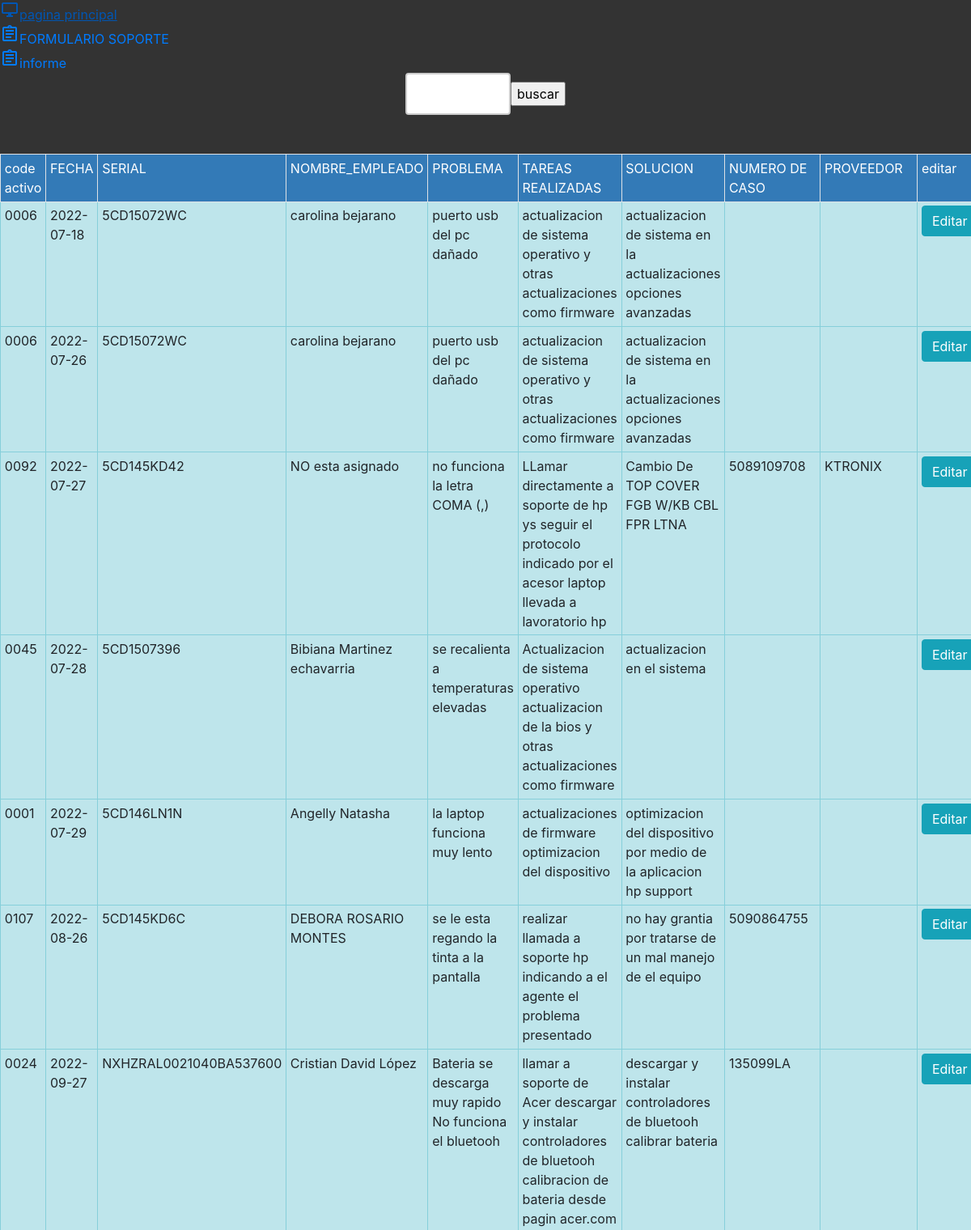
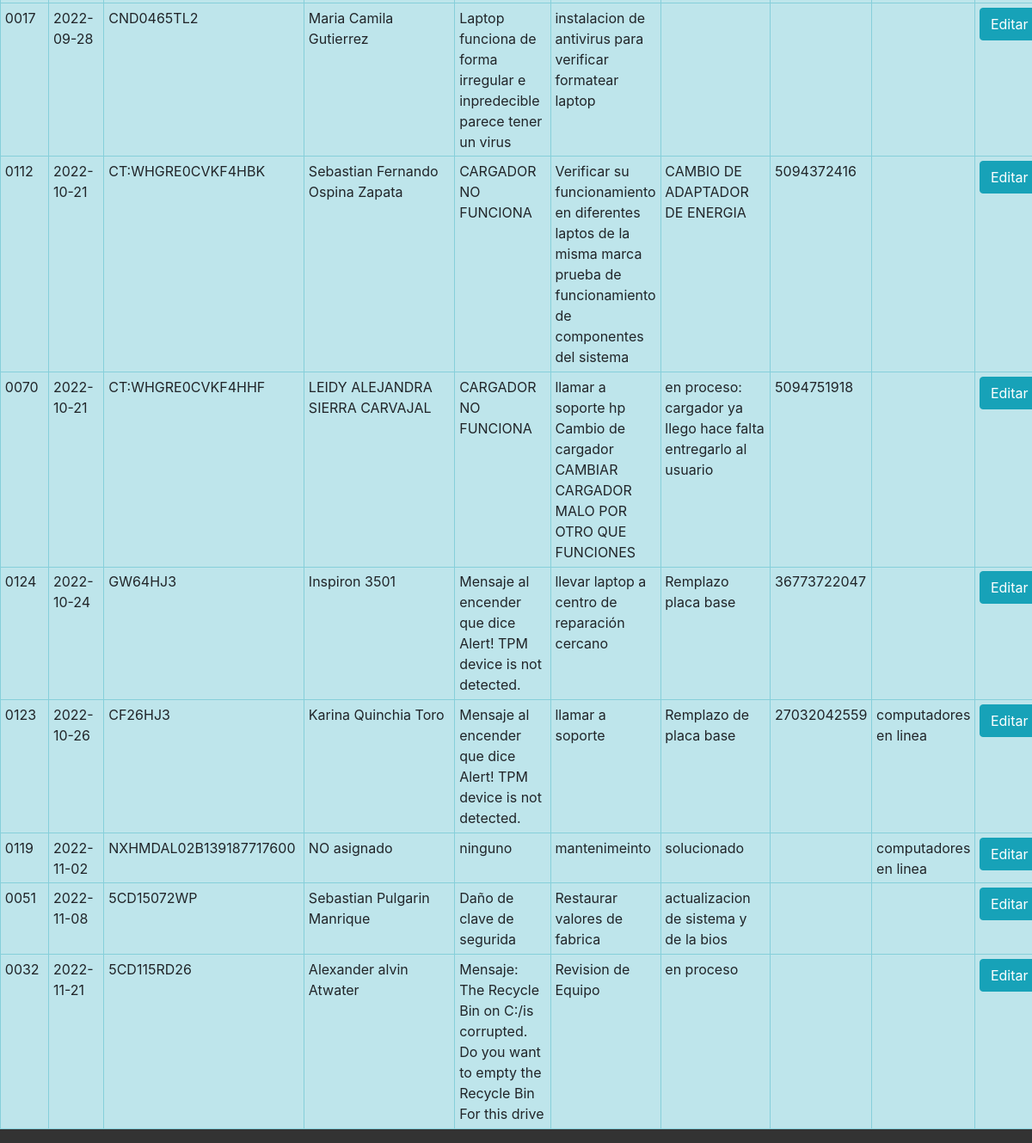
The page /SUPPORT/mostrar_soporte.php (signed in) on the database its author committed (2 pictures, top to bottom).
### tables this page shows
CREATE TABLE `soportes` (
  `code_activo` int(4) UNSIGNED ZEROFILL NOT NULL,
  `FECHA` date NOT NULL,
  `SERIAL` varchar(2555) NOT NULL,
  `NOMBRE_EMPLEADO` varchar(2555) NOT NULL,
  `PROBLEMA` varchar(2555) NOT NULL,
  `Tareas_Realizadas` varchar(2544) NOT NULL,
  `Solucion` varchar(2555) NOT NULL,
  `Numero_Caso` varchar(2555) NOT NULL,
  `Proveedor` varchar(2555) NOT NULL
);

### SUPPORT/mostrar_soporte.php (the view, shortened to what this page needs)
<?php
if (isset($_SESSION["usuario"])) {
?>
<?php
$con=conectar();
?>
<!DOCTYPE html>
<html lang="en">
<head>
    <link rel="stylesheet" href="https://cdn.jsdelivr.net/npm/bootstrap@4.6.2/dist/css/bootstrap.min.css">
</head>
<body>
<a href="/INVENTARIOdos/LOGIN/PAGINA_SEGURA.PHP">  <span class="material-symbols-outlined">
</span>pagina principal</a>
<br/>
<a href="/INVENTARIOdos/SUPPORT/INDEX.PHP">  <span class="material-symbols-outlined">
</span>FORMULARIO SOPORTE</a>
<br>
<a href="/INVENTARIOdos/SUPPORT/informe soportes/soporte.php">  <span class="material-symbols-outlined">
</span>informe</a>
<form action="BUCAR_SOPORTE.PHP" method="post">
<input type="text" name="busqueda" > <br>
<input type="submit" name="enviar" value="buscar">
</form>
<br>
<br>
<table border="2" class="table table-hover  table-bordered   table table-sm"  >
<tr style="background:#337ab7; color:WHITE;">
<td>code activo</td>
    <td>FECHA</td>
    <td>SERIAL</td>
    <TD>NOMBRE_EMPLEADO</TD>
    <td>PROBLEMA</td>
    <td>TAREAS REALIZADAS </td>
    <TD>SOLUCION</TD>
    <td>NUMERO DE CASO</td>
    <TD>PROVEEDOR</TD>
    <td>editar</td>
</tr>
<?php
$consulta=$con->query("SELECT * FROM Soportes ");
while($row=$consulta->fetch_array()){
?>
<tr class="table-info">
<td><?php echo $row['code_activo'] ?></td>
<td><?php echo $row['FECHA'] ?></td>
<td><?php echo $row['SERIAL'] ?></td>
<td><?php echo $row['NOMBRE_EMPLEADO'] ?></td>
<td><?php echo $row['PROBLEMA'] ?></td>
<td><?php echo $row['Tareas_Realizadas'] ?></td>
<td><?php echo $row['Solucion'] ?></td>
<td><?php echo $row['Numero_Caso'] ?></td>
<td><?php echo $row['Proveedor'] ?></td>
<TD><a href=" update_suport.php ? id=<?php echo $row['code_activo'] ?>" class="btn btn-info" >Editar</a></TD>
<?php
}
?>
</table>
</body>
</html>
<?php
}else {
    header("location:/inventariodos/index.html");
}
?>

### SUPPORT/mostrar_soporte.php (style rules this page uses)
input[type=text] { width: 130px; box-sizing: border-box; border: 2px solid #ccc; border-radius: 4px; font-size: 16px; background-color: white; background-image: url(''); background-position: 10px 10px; background-repeat: no-repeat; padding: 12px 20px 12px 40px; transition: width 0.4s ease-in-out; }
body { background-color:#333333; }
form { display: flex; align-items: center; justify-content: center; }

### rows shown on the page
soportes: code_activo "0006", FECHA "2022-07-18", SERIAL "5CD15072WC", NOMBRE_EMPLEADO "carolina bejarano", PROBLEMA "puerto usb del pc dañado", Tareas_Realizadas "actualizacion de sistema operativo y otras actualizaciones como firmware", Solucion "actualizacion de sistema en la actualizaciones opciones avanzadas"
soportes: code_activo "0006", FECHA "2022-07-26", SERIAL "5CD15072WC", NOMBRE_EMPLEADO "carolina bejarano", PROBLEMA "puerto usb del pc dañado", Tareas_Realizadas "actualizacion de sistema operativo y otras actualizaciones como firmware", Solucion "actualizacion de sistema en la actualizaciones opciones avanzadas"
soportes: code_activo "0092", FECHA "2022-07-27", SERIAL "5CD145KD42", NOMBRE_EMPLEADO "NO esta asignado", PROBLEMA "no funciona la letra COMA (,)", Tareas_Realizadas "LLamar directamente a soporte de hp ys seguir el protocolo indicado por el acesor laptop llevada a lavoratorio hp", Solucion "Cambio De TOP COVER FGB W/KB CBL FPR LTNA", Numero_Caso "5089109708", Proveedor "KTRONIX"
soportes: code_activo "0045", FECHA "2022-07-28", SERIAL "5CD1507396", NOMBRE_EMPLEADO "Bibiana Martinez echavarria", PROBLEMA "se recalienta a temperaturas elevadas", Tareas_Realizadas "Actualizacion de sistema operativo actualizacion de la bios y otras actualizaciones como firmware", Solucion "actualizacion en el sistema"
soportes: code_activo "0001", FECHA "2022-07-29", SERIAL "5CD146LN1N", NOMBRE_EMPLEADO "Angelly Natasha", PROBLEMA "la laptop funciona muy lento", Tareas_Realizadas "actualizaciones de firmware optimizacion del dispositivo", Solucion "optimizacion del dispositivo por medio de la aplicacion hp support"
soportes: code_activo "0107", FECHA "2022-08-26", SERIAL "5CD145KD6C", NOMBRE_EMPLEADO "DEBORA ROSARIO MONTES", PROBLEMA "se le esta regando la tinta a la pantalla", Tareas_Realizadas "realizar llamada a soporte hp indicando a el agente el problema presentado", Solucion "no hay grantia por tratarse de un mal manejo de el equipo", Numero_Caso "5090864755"
soportes: code_activo "0024", FECHA "2022-09-27", SERIAL "NXHZRAL0021040BA537600", NOMBRE_EMPLEADO "Cristian David López", PROBLEMA "Bateria se descarga muy rapido No funciona el bluetooh", Tareas_Realizadas "llamar a soporte de Acer descargar y instalar controladores de bluetooh calibracion de bateria desde pagin acer.com", Solucion "descargar y instalar controladores de bluetooh calibrar bateria", Numero_Caso "135099LA"
soportes: code_activo "0017", FECHA "2022-09-28", SERIAL "CND0465TL2", NOMBRE_EMPLEADO "Maria Camila Gutierrez", PROBLEMA "Laptop funciona de forma irregular e inpredecible parece tener un virus", Tareas_Realizadas "instalacion de antivirus para verificar formatear laptop"
soportes: code_activo "0112", FECHA "2022-10-21", SERIAL "CT:WHGRE0CVKF4HBK", NOMBRE_EMPLEADO "Sebastian Fernando Ospina Zapata", PROBLEMA "CARGADOR NO FUNCIONA", Tareas_Realizadas "Verificar su funcionamiento en diferentes laptos de la misma marca prueba de funcionamiento de componentes del sistema", Solucion "CAMBIO DE ADAPTADOR DE ENERGIA", Numero_Caso "5094372416"
soportes: code_activo "0070", FECHA "2022-10-21", SERIAL "CT:WHGRE0CVKF4HHF", NOMBRE_EMPLEADO "LEIDY ALEJANDRA SIERRA CARVAJAL", PROBLEMA "CARGADOR NO FUNCIONA", Tareas_Realizadas "llamar a soporte hp Cambio de cargador CAMBIAR CARGADOR MALO POR OTRO QUE FUNCIONES", Solucion "en proceso: cargador ya llego hace falta entregarlo al usuario", Numero_Caso "5094751918"
soportes: code_activo "0124", FECHA "2022-10-24", SERIAL "GW64HJ3", NOMBRE_EMPLEADO "Inspiron 3501", PROBLEMA "Mensaje al encender que dice Alert! TPM device is not detected.", Tareas_Realizadas "llevar laptop a centro de reparación cercano", Solucion "Remplazo placa base", Numero_Caso "36773722047"
soportes: code_activo "0123", FECHA "2022-10-26", SERIAL "CF26HJ3", NOMBRE_EMPLEADO "Karina Quinchia Toro", PROBLEMA "Mensaje al encender que dice Alert! TPM device is not detected.", Tareas_Realizadas "llamar a soporte", Solucion "Remplazo de placa base", Numero_Caso "27032042559", Proveedor "computadores en linea"
soportes: code_activo "0119", FECHA "2022-11-02", SERIAL "NXHMDAL02B139187717600", NOMBRE_EMPLEADO "NO asignado", PROBLEMA "ninguno", Tareas_Realizadas "mantenimeinto", Solucion "solucionado", Proveedor "computadores en linea"
soportes: code_activo "0051", FECHA "2022-11-08", SERIAL "5CD15072WP", NOMBRE_EMPLEADO "Sebastian Pulgarin Manrique", PROBLEMA "Daño de clave de segurida", Tareas_Realizadas "Restaurar valores de fabrica", Solucion "actualizacion de sistema y de la bios"
soportes: code_activo "0032", FECHA "2022-11-21", SERIAL "5CD115RD26", NOMBRE_EMPLEADO "Alexander alvin Atwater", PROBLEMA "Mensaje: The Recycle Bin on C:/is corrupted. Do you want to empty the Recycle Bin For this drive", Tareas_Realizadas "Revision de Equipo", Solucion "en proceso"
